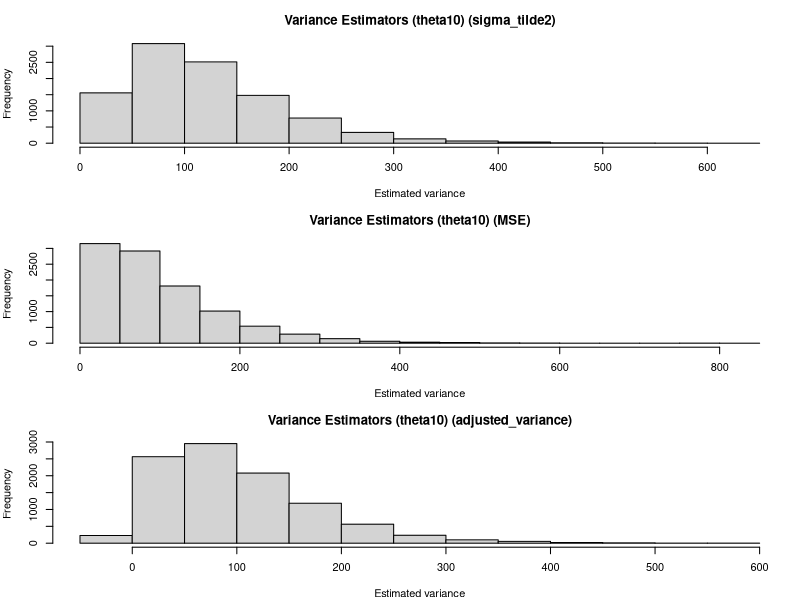
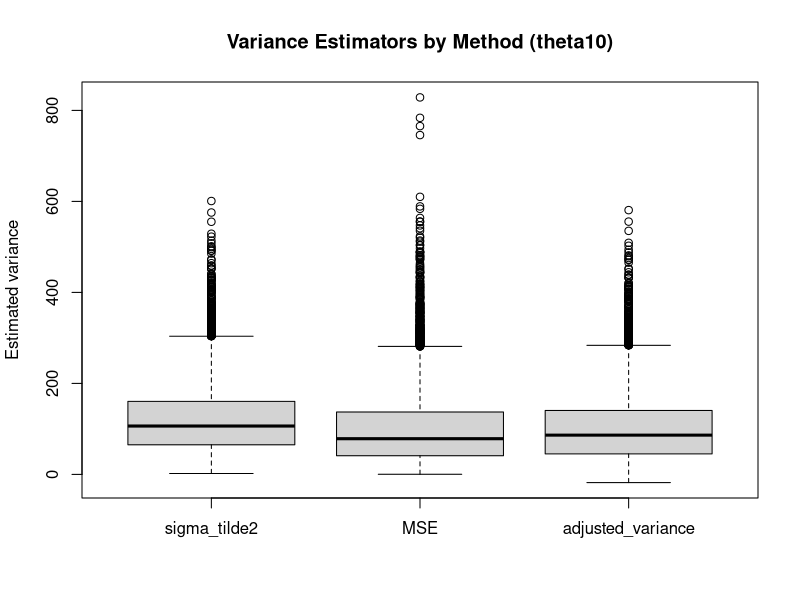
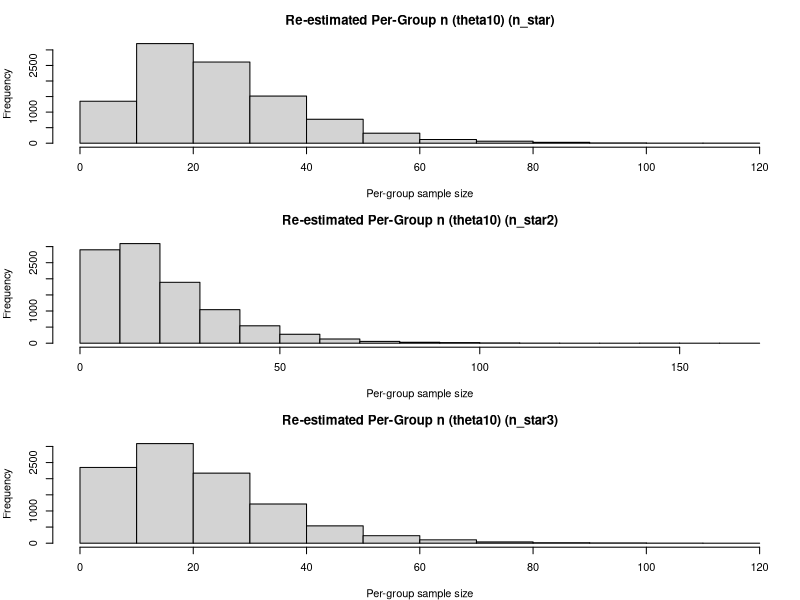
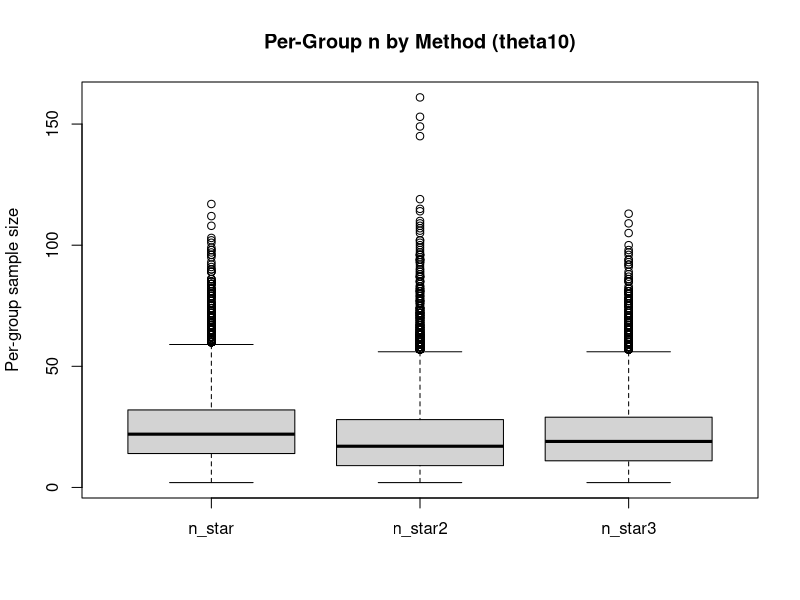
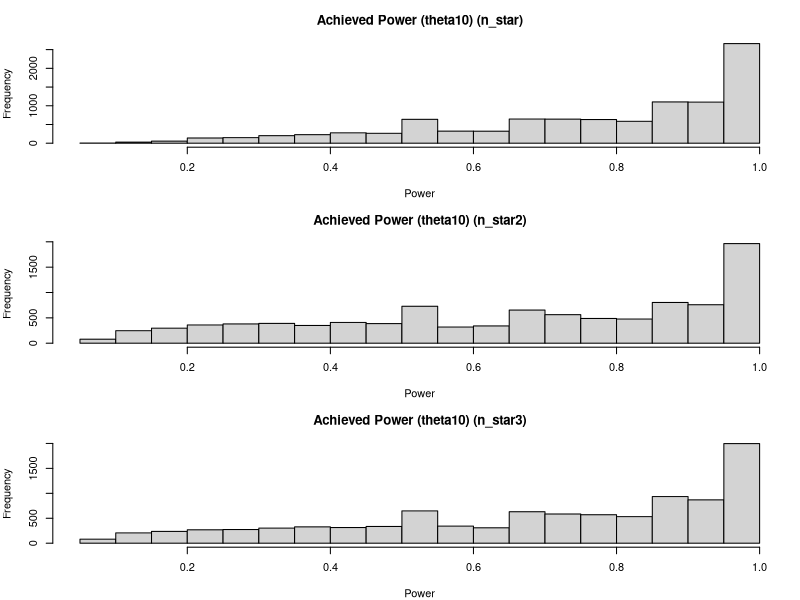
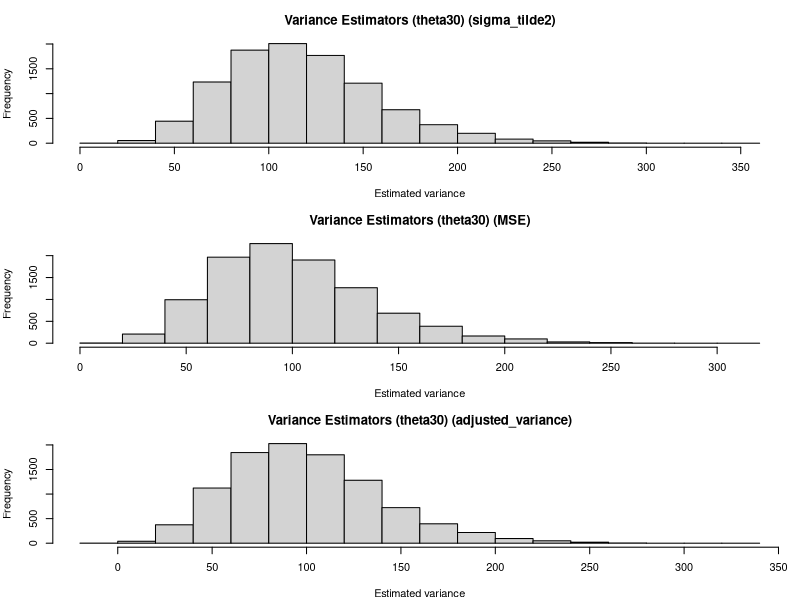
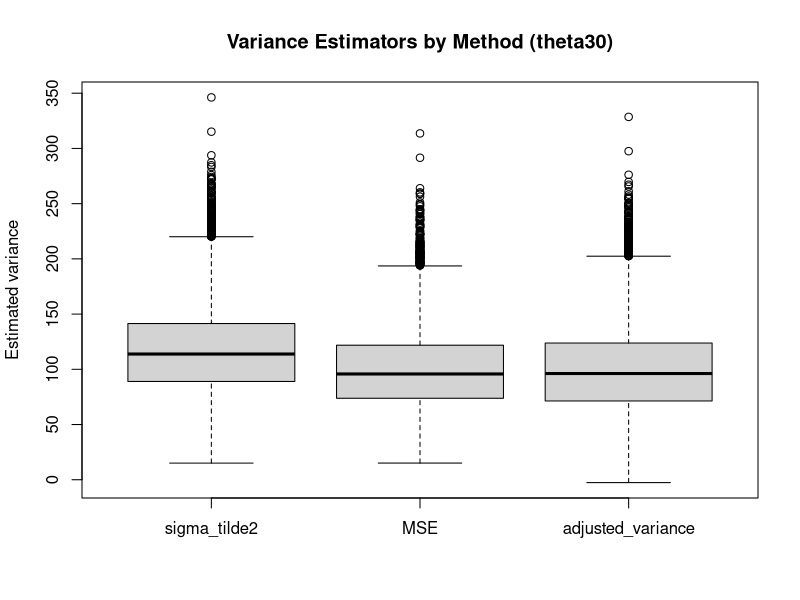
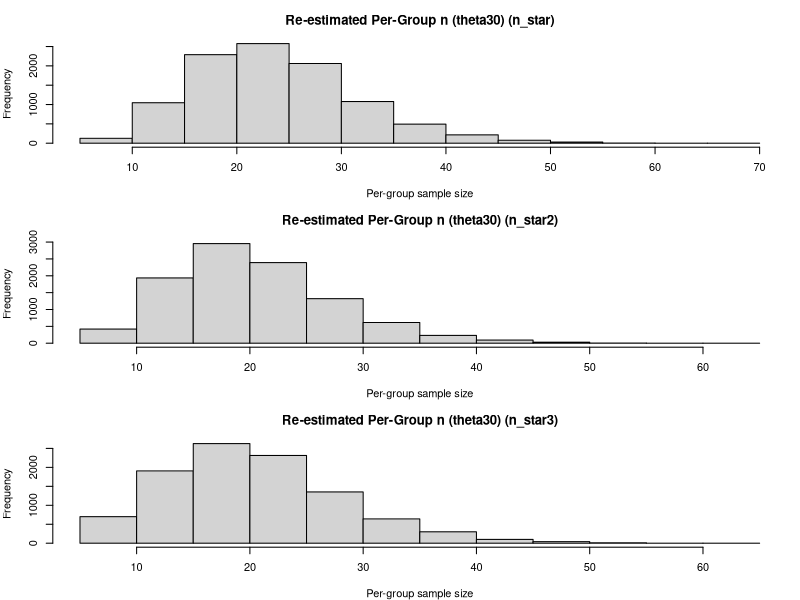

Here is the R script that generated these plots, in order:

# =========================================================
# 3-Group (k=3) Blinded SSR Summaries & Figures
# Keep only:
#   1. sigma_tilde2  = naive blinded variance estimator
#   2. MSE           = unblinded variance estimator
#   3. adjusted_variance = adjusted blinded variance estimator
# =========================================================

# ---- Settings ----
set.seed(20250826)

thetas        <- c(0.1, 0.3, 0.5, 0.7)
k_groups      <- 3
alpha         <- 0.05
target_power  <- 0.80
sigma_true    <- 10
mu_design     <- c(0, 5, 10)   # planned means for 3 groups
out_dir       <- "outputs_ssr_g3"
R             <- 10000

dir.create(out_dir, showWarnings = FALSE, recursive = TRUE)

theta_tag <- function(th) sprintf("theta%02d", as.integer(round(th * 100)))

# ---- Utility Functions ----

summarize_distribution <- function(x) {
  data.frame(
    Mean = mean(x, na.rm = TRUE),
    SD   = sd(x, na.rm = TRUE),
    P10  = as.numeric(quantile(x, 0.10, names = FALSE, na.rm = TRUE)),
    P25  = as.numeric(quantile(x, 0.25, names = FALSE, na.rm = TRUE)),
    P50  = as.numeric(quantile(x, 0.50, names = FALSE, na.rm = TRUE)),
    P75  = as.numeric(quantile(x, 0.75, names = FALSE, na.rm = TRUE)),
    P90  = as.numeric(quantile(x, 0.90, names = FALSE, na.rm = TRUE)),
    check.names = FALSE
  )
}

power_anova_equal_n <- function(n, k, alpha = 0.05, f2) {
  n <- pmax(2, round(n))
  df1 <- k - 1
  df2 <- k * (n - 1)
  lambda <- n * k * f2
  Fcrit <- qf(1 - alpha, df1 = df1, df2 = df2)
  pow <- 1 - pf(Fcrit, df1 = df1, df2 = df2, ncp = lambda)
  as.numeric(pow)
}

solve_n_exact <- function(k, f2, alpha = 0.05, target_power = 0.80,
                          n_min = 2, n_max = 50000) {
  if (!is.finite(f2) || f2 <= 0) return(NA_integer_)
  
  n <- max(2L, n_min)
  
  while (n <= n_max && power_anova_equal_n(n, k, alpha, f2) < target_power) {
    n <- ceiling(n * 1.2) + 1L
  }
  
  if (n > n_max) return(NA_integer_)
  
  low  <- max(2L, floor(n / 1.2))
  high <- n
  
  while (low < high) {
    mid <- floor((low + high) / 2)
    pwr <- power_anova_equal_n(mid, k, alpha, f2)
    
    if (pwr >= target_power) {
      high <- mid
    } else {
      low <- mid + 1L
    }
  }
  
  high
}

save_hist_pdf <- function(x_list, main_title, xlab, file_pdf) {
  pdf(file_pdf, width = 7, height = 5)
  old_par <- par(no.readonly = TRUE)
  on.exit({ par(old_par); dev.off() }, add = TRUE)
  par(mfrow = c(length(x_list), 1), mar = c(4, 4, 3, 1))
  nm <- names(x_list)
  for (i in seq_along(x_list)) {
    hist(x_list[[i]],
         main = paste0(main_title, " (", nm[i], ")"),
         xlab = xlab, ylab = "Frequency")
  }
}

save_boxplot_pdf <- function(x_list, main_title, ylab, file_pdf) {
  pdf(file_pdf, width = 7, height = 5)
  old_par <- par(no.readonly = TRUE)
  on.exit({ par(old_par); dev.off() }, add = TRUE)
  boxplot(x_list,
          names = names(x_list),
          main = main_title,
          ylab = ylab)
}

# ---- Design helpers ----

effect_numerator <- function(mu_vec) {
  mu_bar <- mean(mu_vec)
  mean((mu_vec - mu_bar)^2)
}

initial_n_plan <- function(mu_vec, sigma, k, alpha = 0.05, target_power = 0.80) {
  num <- effect_numerator(mu_vec)
  f2  <- num / sigma^2
  solve_n_exact(k = k, f2 = f2, alpha = alpha, target_power = target_power, n_min = 2)
}

# ---- Interim variance estimators ----
# sigma_tilde2       = SSTO*/(N*-1)
# MSE                = SSE*/(N*-g)
# adjusted_variance  = [SSTO* - sum_i m_i*(mu_i-mu_w)^2]/(N*-1)

compute_interim_estimators <- function(y_mat, mu_vec, m_vec = NULL) {
  y_mat <- as.matrix(y_mat)
  k <- ncol(y_mat)
  
  if (length(mu_vec) != k) {
    stop("length(mu_vec) must equal ncol(y_mat).")
  }
  
  if (is.null(m_vec)) {
    m_vec <- rep(nrow(y_mat), k)
  }
  
  if (length(m_vec) != k) {
    stop("length(m_vec) must equal number of groups.")
  }
  
  N_star <- sum(m_vec)
  
  # collect data by group
  y_list <- lapply(seq_len(k), function(i) y_mat[seq_len(m_vec[i]), i])
  all_y <- unlist(y_list, use.names = FALSE)
  
  # SSTO*
  overall_mean <- mean(all_y)
  SSTO_star <- sum((all_y - overall_mean)^2)
  
  # naive blinded variance
  sigma_tilde2 <- SSTO_star / (N_star - 1)
  
  # unblinded variance
  group_means <- sapply(y_list, mean)
  SSE_star <- sum(sapply(seq_len(k), function(i) {
    sum((y_list[[i]] - group_means[i])^2)
  }))
  MSE <- SSE_star / (N_star - k)
  
  # adjusted blinded variance
  mu_bar_w <- sum((m_vec / N_star) * mu_vec)
  correction <- sum(m_vec * (mu_vec - mu_bar_w)^2)
  adjusted_variance <- (SSTO_star - correction) / (N_star - 1)
  
  list(
    SSTO_star = SSTO_star,
    SSE_star = SSE_star,
    sigma_tilde2 = sigma_tilde2,
    MSE = MSE,
    adjusted_variance = adjusted_variance
  )
}

# ---- One simulation replicate ----
one_replicate_ssr <- function(theta, mu_design, sigma_true, alpha, target_power, k) {
  
  # Step 1: initial sample size
  n_plan <- initial_n_plan(
    mu_vec = mu_design,
    sigma = sigma_true,
    k = k,
    alpha = alpha,
    target_power = target_power
  )
  
  if (!is.finite(n_plan) || is.na(n_plan)) {
    return(list(
      sigma_tilde2 = NA,
      MSE = NA,
      adjusted_variance = NA,
      n_star = NA,
      n_star2 = NA,
      n_star3 = NA
    ))
  }
  
  # Step 2: interim sample size
  m <- max(2L, floor(theta * n_plan))
  m_vec <- rep(m, k)
  
  # Step 3: generate interim data
  y_mat <- sapply(mu_design, function(mu_i) {
    rnorm(m, mean = mu_i, sd = sigma_true)
  })
  
  if (!is.matrix(y_mat)) {
    y_mat <- matrix(y_mat, nrow = m, ncol = k)
  }
  
  # Step 4: compute estimators
  est <- compute_interim_estimators(
    y_mat = y_mat,
    mu_vec = mu_design,
    m_vec = m_vec
  )
  
  # Step 5: effect size re-estimation
  num <- effect_numerator(mu_design)
  
  f2_naive <- num / est$sigma_tilde2
  f2_mse   <- num / est$MSE
  f2_adj   <- if (is.finite(est$adjusted_variance) && est$adjusted_variance > 0) {
    num / est$adjusted_variance
  } else {
    NA_real_
  }
  
  # Step 6: re-estimated per-group sample sizes
  n_star <- solve_n_exact(
    k = k,
    f2 = f2_naive,
    alpha = alpha,
    target_power = target_power,
    n_min = m
  )
  
  n_star2 <- solve_n_exact(
    k = k,
    f2 = f2_mse,
    alpha = alpha,
    target_power = target_power,
    n_min = m
  )
  
  n_star3 <- solve_n_exact(
    k = k,
    f2 = f2_adj,
    alpha = alpha,
    target_power = target_power,
    n_min = m
  )
  
  list(
    sigma_tilde2 = est$sigma_tilde2,
    MSE = est$MSE,
    adjusted_variance = est$adjusted_variance,
    n_star = n_star,
    n_star2 = n_star2,
    n_star3 = n_star3
  )
}

# ---- Main simulation storage ----
variance_results <- list()
n_results <- list()
power_results <- list()

# ---- Simulation loop ----
for (th in thetas) {
  tag <- theta_tag(th)
  
  sim_res <- replicate(R, {
    one_replicate_ssr(
      theta = th,
      mu_design = mu_design,
      sigma_true = sigma_true,
      alpha = alpha,
      target_power = target_power,
      k = k_groups
    )
  }, simplify = FALSE)
  
  sigma_tilde2_vec <- sapply(sim_res, function(x) x$sigma_tilde2)
  MSE_vec <- sapply(sim_res, function(x) x$MSE)
  adjusted_variance_vec <- sapply(sim_res, function(x) x$adjusted_variance)
  
  n_star_vec  <- sapply(sim_res, function(x) x$n_star)
  n_star2_vec <- sapply(sim_res, function(x) x$n_star2)
  n_star3_vec <- sapply(sim_res, function(x) x$n_star3)
  
  variance_results[[tag]] <- list(
    sigma_tilde2 = sigma_tilde2_vec,
    MSE = MSE_vec,
    adjusted_variance = adjusted_variance_vec
  )
  
  n_results[[tag]] <- list(
    n_star  = n_star_vec,
    n_star2 = n_star2_vec,
    n_star3 = n_star3_vec
  )
  
  # true effect size for achieved power
  num <- effect_numerator(mu_design)
  f2_true <- num / sigma_true^2
  
  power_results[[tag]] <- list(
    n_star  = power_anova_equal_n(n_star_vec,  k = k_groups, alpha = alpha, f2 = f2_true),
    n_star2 = power_anova_equal_n(n_star2_vec, k = k_groups, alpha = alpha, f2 = f2_true),
    n_star3 = power_anova_equal_n(n_star3_vec, k = k_groups, alpha = alpha, f2 = f2_true)
  )
}

# ---- Bias and MSE summaries for variance estimators ----
for (th in thetas) {
  tag <- theta_tag(th)
  
  vres <- variance_results[[tag]]
  
  bias_mse_table <- data.frame(
    Estimator = c("sigma_tilde2", "MSE", "adjusted_variance"),
    Bias = c(
      mean(vres$sigma_tilde2, na.rm = TRUE) - sigma_true^2,
      mean(vres$MSE, na.rm = TRUE) - sigma_true^2,
      mean(vres$adjusted_variance, na.rm = TRUE) - sigma_true^2
    ),
    MSE = c(
      mean((vres$sigma_tilde2 - sigma_true^2)^2, na.rm = TRUE),
      mean((vres$MSE - sigma_true^2)^2, na.rm = TRUE),
      mean((vres$adjusted_variance - sigma_true^2)^2, na.rm = TRUE)
    )
  )
  
  write.csv(
    bias_mse_table,
    file.path(out_dir, paste0("variance_bias_mse_", tag, ".csv")),
    row.names = FALSE
  )
  
  print(paste("Theta =", th))
  print(bias_mse_table)
}

# ---- Distribution summaries and plots ----
for (th in thetas) {
  tag <- theta_tag(th)
  
  var_methods <- variance_results[[tag]]
  n_methods   <- n_results[[tag]]
  p_methods   <- power_results[[tag]]
  
  var_methods_clean <- lapply(var_methods, function(x) x[is.finite(x) & !is.na(x)])
  n_methods_clean   <- lapply(n_methods, function(x) x[is.finite(x) & !is.na(x)])
  p_methods_clean   <- lapply(p_methods, function(x) x[is.finite(x) & !is.na(x)])
  
  dist_var <- do.call(rbind, lapply(var_methods_clean, summarize_distribution))
  rownames(dist_var) <- names(var_methods_clean)
  
  dist_n <- do.call(rbind, lapply(n_methods_clean, summarize_distribution))
  rownames(dist_n) <- names(n_methods_clean)
  
  dist_power <- do.call(rbind, lapply(p_methods_clean, summarize_distribution))
  rownames(dist_power) <- names(p_methods_clean)
  
  write.csv(dist_var, file.path(out_dir, paste0("dist_variance_", tag, ".csv")), row.names = TRUE)
  write.csv(dist_n, file.path(out_dir, paste0("dist_n_", tag, ".csv")), row.names = TRUE)
  write.csv(dist_power, file.path(out_dir, paste0("dist_power_", tag, ".csv")), row.names = TRUE)
  
  save_hist_pdf(
    x_list = var_methods_clean,
    main_title = paste0("Variance Estimators (", tag, ")"),
    xlab = "Estimated variance",
    file_pdf = file.path(out_dir, paste0("hist_variance_", tag, ".pdf"))
  )
  
  save_boxplot_pdf(
    x_list = var_methods_clean,
    main_title = paste0("Variance Estimators by Method (", tag, ")"),
    ylab = "Estimated variance",
    file_pdf = file.path(out_dir, paste0("box_variance_", tag, ".pdf"))
  )
  
  save_hist_pdf(
    x_list = n_methods_clean,
    main_title = paste0("Re-estimated Per-Group n (", tag, ")"),
    xlab = "Per-group sample size",
    file_pdf = file.path(out_dir, paste0("hist_n_", tag, ".pdf"))
  )
  
  save_boxplot_pdf(
    x_list = n_methods_clean,
    main_title = paste0("Per-Group n by Method (", tag, ")"),
    ylab = "Per-group sample size",
    file_pdf = file.path(out_dir, paste0("box_n_", tag, ".pdf"))
  )
  
  save_hist_pdf(
    x_list = p_methods_clean,
    main_title = paste0("Achieved Power (", tag, ")"),
    xlab = "Power",
    file_pdf = file.path(out_dir, paste0("hist_power_", tag, ".pdf"))
  )
}

cat("Done. Files written to: ", normalizePath(out_dir), "\n")

# =========================================================
# Print all main results to console
# =========================================================

cat("\n==============================\n")
cat("Main Simulation Results\n")
cat("==============================\n")

for (th in thetas) {
  tag <- theta_tag(th)
  
  cat("\n------------------------------------------\n")
  cat("Theta =", th, " (", tag, ")\n")
  cat("------------------------------------------\n")
  
  # ---- 1. Variance estimator Bias and MSE ----
  vres <- variance_results[[tag]]
  
  bias_mse_table <- data.frame(
    Estimator = c("sigma_tilde2", "MSE", "adjusted_variance"),
    Bias = c(
      mean(vres$sigma_tilde2, na.rm = TRUE) - sigma_true^2,
      mean(vres$MSE, na.rm = TRUE) - sigma_true^2,
      mean(vres$adjusted_variance, na.rm = TRUE) - sigma_true^2
    ),
    MSE = c(
      mean((vres$sigma_tilde2 - sigma_true^2)^2, na.rm = TRUE),
      mean((vres$MSE - sigma_true^2)^2, na.rm = TRUE),
      mean((vres$adjusted_variance - sigma_true^2)^2, na.rm = TRUE)
    )
  )
  
  cat("\nVariance Estimators: Bias and MSE\n")
  print(bias_mse_table, row.names = FALSE)
  
  # ---- 2. Distribution summaries for variance estimators ----
  var_methods_clean <- lapply(variance_results[[tag]], function(x) x[is.finite(x) & !is.na(x)])
  dist_var <- do.call(rbind, lapply(var_methods_clean, summarize_distribution))
  rownames(dist_var) <- names(var_methods_clean)
  
  cat("\nVariance Estimators: Distribution Summary\n")
  print(dist_var)
  
  # ---- 3. Bias of re-estimated sample sizes ----
  n_plan_true <- initial_n_plan(
    mu_vec = mu_design,
    sigma = sigma_true,
    k = k_groups,
    alpha = alpha,
    target_power = target_power
  )
  
  nres <- n_results[[tag]]
  
  bias_n_table <- data.frame(
    Estimator = c("n_star", "n_star2", "n_star3"),
    Bias = c(
      mean(nres$n_star, na.rm = TRUE)  - n_plan_true,
      mean(nres$n_star2, na.rm = TRUE) - n_plan_true,
      mean(nres$n_star3, na.rm = TRUE) - n_plan_true
    )
  )
  
  cat("\nTable 4: Bias of Re-estimated Sample Sizes\n")
  print(bias_n_table, row.names = FALSE)
  
  # ---- 4. MSE of re-estimated sample sizes ----
  mse_n_table <- data.frame(
    Estimator = c("n_star", "n_star2", "n_star3"),
    MSE = c(
      mean((nres$n_star  - n_plan_true)^2, na.rm = TRUE),
      mean((nres$n_star2 - n_plan_true)^2, na.rm = TRUE),
      mean((nres$n_star3 - n_plan_true)^2, na.rm = TRUE)
    )
  )
  
  cat("\nTable 5: MSE of Re-estimated Sample Sizes\n")
  print(mse_n_table, row.names = FALSE)
  
  # ---- 5. Distribution summaries for re-estimated sample sizes ----
  n_methods_clean <- lapply(n_results[[tag]], function(x) x[is.finite(x) & !is.na(x)])
  dist_n <- do.call(rbind, lapply(n_methods_clean, summarize_distribution))
  rownames(dist_n) <- names(n_methods_clean)
  
  cat("\nTable 6: Re-estimated Per-Group Sample Sizes\n")
  print(dist_n)
  
  # ---- 6. Distribution summaries for achieved power ----
  p_methods_clean <- lapply(power_results[[tag]], function(x) x[is.finite(x) & !is.na(x)])
  dist_power <- do.call(rbind, lapply(p_methods_clean, summarize_distribution))
  rownames(dist_power) <- names(p_methods_clean)
  
  cat("\nAchieved Power Summary\n")
  print(dist_power)
}

cat("\n==============================\n")
cat("Done.\n")
cat("==============================\n")

# =========================================================
# Print key parameter values to console
# =========================================================
cat("\nKey Parameters:\n")
cat("thetas =", paste(thetas, collapse = ", "), "\n")
cat("k_groups =", k_groups, "\n")
cat("alpha =", alpha, "\n")
cat("target_power =", target_power, "\n")
cat("sigma_true =", sigma_true, "\n")
cat("mu1 =", mu_design[1], "\n")
cat("mu2 =", mu_design[2], "\n")
cat("mu3 =", mu_design[3], "\n")
